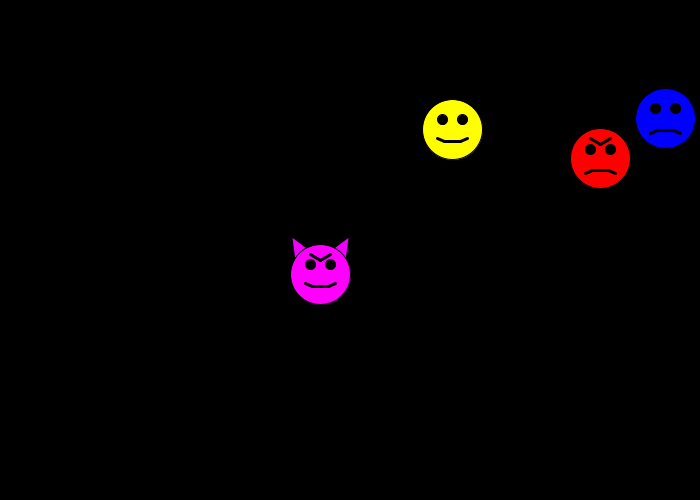
Frame 1 (no input)
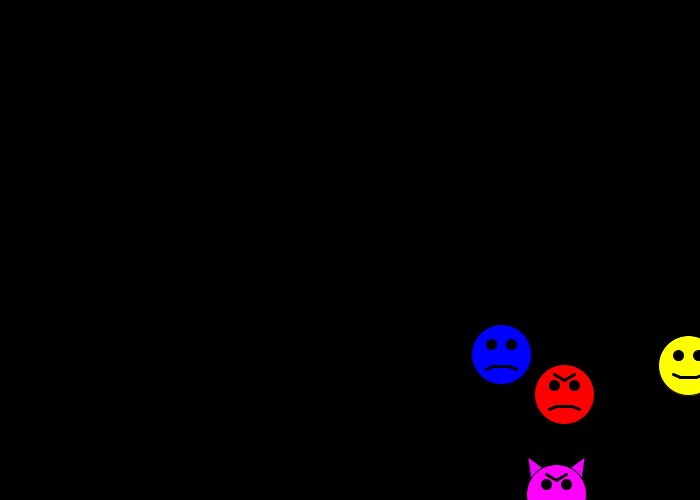
Frame 60 (the mouse pressed at the canvas centre just before this capture)
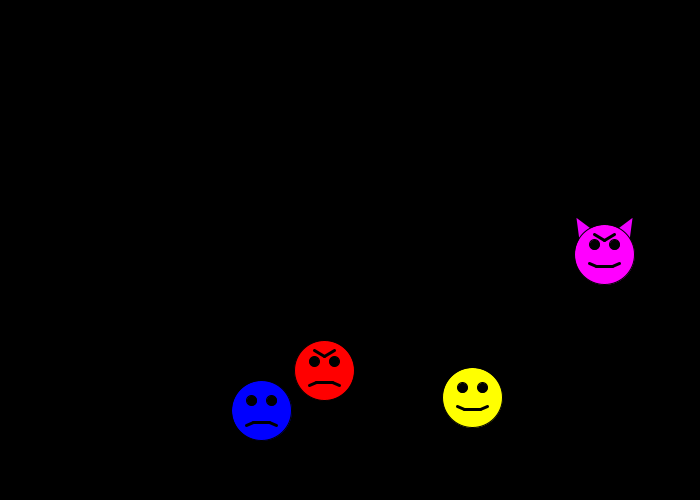
Frame 120 (the mouse held since frame 60 and released just before this capture)

The Processing sketch that drew these frames (run headless with seeded random() and noise(); from frame 60 on, the mouse is pressed at the canvas centre):

// Processing sketch: f18magd150lab06_Hill
// ── f18magd150lab06_Hill.pde
Emoji e1;
Emoji e2;
Emoji e3;
Emoji e4;
void setup(){
  background(0);
  size(700,500);
  e1 = new Emoji();
  e2 = new Emoji();
  e3 = new Emoji();
  e4 = new Emoji();
}
void draw(){
 background(0);
 e1.displayHappyEmoji();// This function creates a happy emoji.
 e1.moveEmoji();//This function gives the emoji movement.
 e1.bounceEmoji();//This function bounces the emoji off the edges of the screen.
 
 e2.displaySadEmoji();// This function creates a sad emoji.
 e2.moveEmoji();
 e2.bounceEmoji();
 e3.displayAngryEmoji();// This function creates a mad emoji.
 e3.moveEmoji();
 e3.bounceEmoji(); 
  
 e4.displayDevilEmoji();// This function creates a devil emoji.
 e4.moveEmoji();
 e4.bounceEmoji(); 
}

// ── Emoji.pde
class Emoji {
 float emojiX;
 float emojiY;
 float emojiSpeedX = 4;
 float emojiSpeedY = 4;
//Class format wasinfuenced by processing tutorial 8.8
Emoji(){
 emojiX=random(width);
 emojiY= random(height);
}//Constructor 

void displayHappyEmoji(){
  fill(255,255,0);
  strokeWeight(1);
  ellipse(emojiX,emojiY,60,60);
  fill(0);
  ellipse(emojiX+10,emojiY-10,10,10);
  ellipse(emojiX-10,emojiY-10,10,10);
  strokeWeight(3);
  line(emojiX-8,emojiY+12,emojiX+8,emojiY+12);
  line(emojiX-8,emojiY+12,emojiX-15,emojiY+9);
  line(emojiX+8,emojiY+12,emojiX+15,emojiY+9);
}
void displaySadEmoji(){
  fill(0,0,255);
  strokeWeight(1);
  ellipse(emojiX,emojiY,60,60);
  fill(0);
  ellipse(emojiX+10,emojiY-10,10,10);
  ellipse(emojiX-10,emojiY-10,10,10);
  strokeWeight(3);
  line(emojiX-8,emojiY+12,emojiX+8,emojiY+12);
  line(emojiX-8,emojiY+12,emojiX-15,emojiY+15);
  line(emojiX+8,emojiY+12,emojiX+15,emojiY+15);
}
void displayAngryEmoji(){
  fill(255,0,0);
  strokeWeight(1);
  ellipse(emojiX,emojiY,60,60);
  fill(0);
  ellipse(emojiX+10,emojiY-9,10,10);
  ellipse(emojiX-10,emojiY-9,10,10);
  strokeWeight(3);
  line(emojiX,emojiY-14,emojiX+10,emojiY-20);
  line(emojiX,emojiY-14,emojiX-10,emojiY-20);
  line(emojiX-8,emojiY+12,emojiX+8,emojiY+12);
  line(emojiX-8,emojiY+12,emojiX-15,emojiY+15);
  line(emojiX+8,emojiY+12,emojiX+15,emojiY+15);
}
void displayDevilEmoji(){
  fill(240,0,255);
  triangle(emojiX-24,emojiY+5,emojiX-30,emojiY-40,emojiX+30,emojiY+5);
  triangle(emojiX+24,emojiY+5,emojiX+30,emojiY-40,emojiX-30,emojiY+5);
  fill(255,0,255);
  strokeWeight(1);
  ellipse(emojiX,emojiY,60,60);
  fill(0);
  ellipse(emojiX+10,emojiY-10,10,10);
  ellipse(emojiX-10,emojiY-10,10,10);
  strokeWeight(3);
  line(emojiX,emojiY-14,emojiX+10,emojiY-20);
  line(emojiX,emojiY-14,emojiX-10,emojiY-20);
  line(emojiX-8,emojiY+12,emojiX+8,emojiY+12);
  line(emojiX-8,emojiY+12,emojiX-15,emojiY+9);
  line(emojiX+8,emojiY+12,emojiX+15,emojiY+9);
}
void moveEmoji(){
 emojiX= emojiX+emojiSpeedX; 
 emojiY= emojiY+emojiSpeedY;
}

void bounceEmoji(){
   if (emojiX < 0 || emojiX >width) {
   emojiSpeedX = emojiSpeedX*-1;
 }
 if (emojiY < 0 || emojiY >height) {
   emojiSpeedY= emojiSpeedY*-1;
 }
 //Code is based off of processing tutorial (5.5/ learn tutorial bouncing ball
}
}
